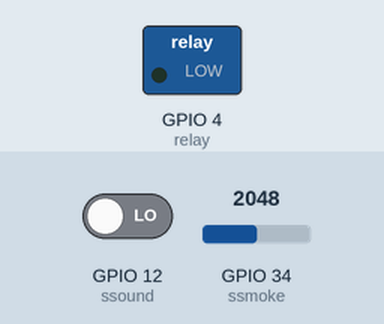
This sketch was run on a simulated ESP32. Shown: switched loads named in the sketch (green lamp = pin HIGH). The inputs (shaded band) are chosen by the test bench; at power-on: GPIO 12 (ssound) LOW, GPIO 34 (ssmoke) = 2048. WiFi joins after 1.5 s; servers stay silent unless stated; what the sketch prints to the serial monitor is not drawn.

Above: at 2.8 s.
2.9 s: GPIO 12 (ssound) driven HIGH
At 3.6 s:
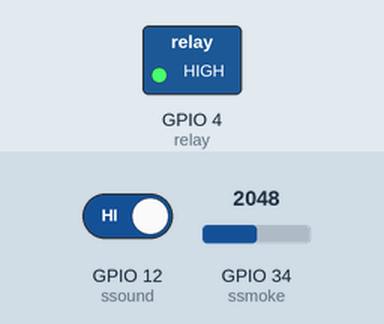
Timing chart, 0 to 5.9 s (numbered marks = the images above; inputs shaded):
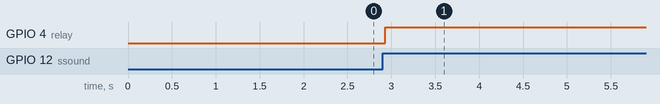

Measured:
- after the input at 2.9 s, GPIO 4 (relay): LOW → HIGH at once

The sketch:

projectiot.ino
```cpp
#include <TridentTD_LineNotify.h>
#define ssmoke 34
#define relay 4
#define ssound 12
bool oldstate = LOW;

#define SSID        "Luvsan"
#define PASSWORD    "11111111"
#define LINE_TOKEN  "dczSvFsWnuyMdQMWsCuv3fZ9ftVckpbL41fV8km7HOX"   // บรรทัดที่ 13 ใส่ รหัส TOKEN ที่ได้มาจากข้างบน

unsigned long period = 1000;
unsigned long last_time = 0;

void setup() {
  Serial.println(LINE.getVersion());
  pinMode(ssmoke, INPUT);
  pinMode(ssound, INPUT);
  pinMode(relay, OUTPUT);
  digitalWrite(relay, LOW);
  Serial.begin(9600);
  WiFi.begin(SSID, PASSWORD);
  Serial.printf("WiFi connecting to %s\n",  SSID);
  while (WiFi.status() != WL_CONNECTED) {
    Serial.print(".");
    delay(400);
  }
  Serial.printf("\nWiFi connected\nIP : ");
  Serial.println(WiFi.localIP());
  LINE.setToken(LINE_TOKEN);
}
void loop() {
  bool newstate = digitalRead(ssound);
  int smk = analogRead(ssmoke);
  Serial.println(smk);
  if (newstate == HIGH && oldstate == LOW) {
    digitalWrite(relay, !digitalRead(relay));
  }
  oldstate = newstate;
  delay(60);
  if( millis() - last_time > period) {
    if(smk>1100){
    LINE.notify("ตรวจพบแก๊ส,ควันผิดปกติในห้อง");
     last_time = millis();
    }
  }
}
```
